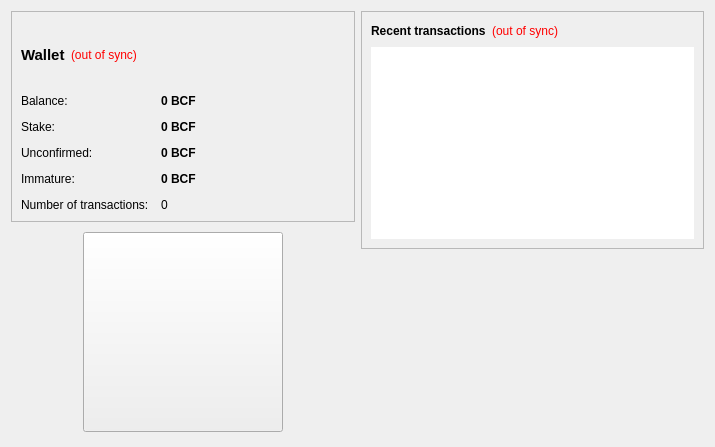
<?xml version="1.0" encoding="UTF-8"?>
<ui version="4.0">
 <class>OverviewPage</class>
 <widget class="QWidget" name="OverviewPage">
  <property name="geometry">
   <rect>
    <x>0</x>
    <y>0</y>
    <width>715</width>
    <height>447</height>
   </rect>
  </property>
  <property name="font">
   <font>
    <family>Ubuntu</family>
   </font>
  </property>
  <property name="windowTitle">
   <string>Form</string>
  </property>
  <layout class="QHBoxLayout" name="horizontalLayout" stretch="1,1">
   <item>
    <layout class="QVBoxLayout" name="verticalLayout_2">
     <item>
      <widget class="QFrame" name="frame">
       <property name="minimumSize">
        <size>
         <width>0</width>
         <height>211</height>
        </size>
       </property>
       <property name="maximumSize">
        <size>
         <width>16777215</width>
         <height>211</height>
        </size>
       </property>
       <property name="frameShape">
        <enum>QFrame::StyledPanel</enum>
       </property>
       <property name="frameShadow">
        <enum>QFrame::Raised</enum>
       </property>
       <layout class="QVBoxLayout" name="verticalLayout_4">
        <item>
         <layout class="QHBoxLayout" name="horizontalLayout_4">
          <property name="sizeConstraint">
           <enum>QLayout::SetFixedSize</enum>
          </property>
          <item>
           <widget class="QLabel" name="label_5">
            <property name="font">
             <font>
              <pointsize>11</pointsize>
              <weight>75</weight>
              <bold>true</bold>
             </font>
            </property>
            <property name="text">
             <string>Wallet</string>
            </property>
           </widget>
          </item>
          <item>
           <widget class="QLabel" name="labelWalletStatus">
            <property name="toolTip">
             <string>The displayed information may be out of date. Your wallet automatically synchronizes with the Bitcoin Fast network after a connection is established, but this process has not completed yet.</string>
            </property>
            <property name="styleSheet">
             <string notr="true">QLabel { color: red; }</string>
            </property>
            <property name="text">
             <string notr="true">(out of sync)</string>
            </property>
            <property name="alignment">
             <set>Qt::AlignLeading|Qt::AlignLeft|Qt::AlignVCenter</set>
            </property>
           </widget>
          </item>
          <item>
           <spacer name="horizontalSpacer_2">
            <property name="orientation">
             <enum>Qt::Horizontal</enum>
            </property>
            <property name="sizeHint" stdset="0">
             <size>
              <width>40</width>
              <height>20</height>
             </size>
            </property>
           </spacer>
          </item>
         </layout>
        </item>
        <item>
         <layout class="QFormLayout" name="formLayout_2">
          <property name="sizeConstraint">
           <enum>QLayout::SetFixedSize</enum>
          </property>
          <property name="fieldGrowthPolicy">
           <enum>QFormLayout::AllNonFixedFieldsGrow</enum>
          </property>
          <property name="horizontalSpacing">
           <number>12</number>
          </property>
          <property name="verticalSpacing">
           <number>12</number>
          </property>
          <item row="0" column="0">
           <widget class="QLabel" name="label">
            <property name="text">
             <string>Balance:</string>
            </property>
           </widget>
          </item>
          <item row="0" column="1">
           <widget class="QLabel" name="labelBalance">
            <property name="font">
             <font>
              <weight>75</weight>
              <bold>true</bold>
             </font>
            </property>
            <property name="cursor">
             <cursorShape>IBeamCursor</cursorShape>
            </property>
            <property name="toolTip">
             <string>Your current balance</string>
            </property>
            <property name="text">
             <string notr="true">0 BCF</string>
            </property>
            <property name="textInteractionFlags">
             <set>Qt::LinksAccessibleByMouse|Qt::TextSelectableByKeyboard|Qt::TextSelectableByMouse</set>
            </property>
           </widget>
          </item>
          <item row="1" column="0">
           <widget class="QLabel" name="label_6">
            <property name="text">
             <string>Stake:</string>
            </property>
           </widget>
          </item>
          <item row="1" column="1">
           <widget class="QLabel" name="labelStake">
            <property name="font">
             <font>
              <weight>75</weight>
              <bold>true</bold>
             </font>
            </property>
            <property name="cursor">
             <cursorShape>IBeamCursor</cursorShape>
            </property>
            <property name="toolTip">
             <string>Total of coins that was staked, and do not yet count toward the current balance</string>
            </property>
            <property name="text">
             <string notr="true">0 BCF</string>
            </property>
            <property name="textInteractionFlags">
             <set>Qt::LinksAccessibleByMouse|Qt::TextSelectableByKeyboard|Qt::TextSelectableByMouse</set>
            </property>
           </widget>
          </item>
          <item row="2" column="0">
           <widget class="QLabel" name="label_3">
            <property name="text">
             <string>Unconfirmed:</string>
            </property>
           </widget>
          </item>
          <item row="2" column="1">
           <widget class="QLabel" name="labelUnconfirmed">
            <property name="font">
             <font>
              <weight>75</weight>
              <bold>true</bold>
             </font>
            </property>
            <property name="cursor">
             <cursorShape>IBeamCursor</cursorShape>
            </property>
            <property name="toolTip">
             <string>Total of transactions that have yet to be confirmed, and do not yet count toward the current balance</string>
            </property>
            <property name="text">
             <string notr="true">0 BCF</string>
            </property>
            <property name="textInteractionFlags">
             <set>Qt::LinksAccessibleByMouse|Qt::TextSelectableByKeyboard|Qt::TextSelectableByMouse</set>
            </property>
           </widget>
          </item>
          <item row="3" column="0">
           <widget class="QLabel" name="labelImmatureText">
            <property name="text">
             <string>Immature:</string>
            </property>
           </widget>
          </item>
          <item row="3" column="1">
           <widget class="QLabel" name="labelImmature">
            <property name="font">
             <font>
              <weight>75</weight>
              <bold>true</bold>
             </font>
            </property>
            <property name="toolTip">
             <string>Mined balance that has not yet matured</string>
            </property>
            <property name="text">
             <string notr="true">0 BCF</string>
            </property>
            <property name="textInteractionFlags">
             <set>Qt::LinksAccessibleByMouse|Qt::TextSelectableByKeyboard|Qt::TextSelectableByMouse</set>
            </property>
           </widget>
          </item>
          <item row="4" column="0">
           <widget class="QLabel" name="label_2">
            <property name="text">
             <string>Number of transactions:</string>
            </property>
           </widget>
          </item>
          <item row="4" column="1">
           <widget class="QLabel" name="labelNumTransactions">
            <property name="toolTip">
             <string>Total number of transactions in wallet</string>
            </property>
            <property name="text">
             <string notr="true">0</string>
            </property>
           </widget>
          </item>
         </layout>
        </item>
       </layout>
      </widget>
     </item>
     <item>
      <widget class="QWidget" name="LogoWidget" native="true">
       <layout class="QVBoxLayout" name="verticalLayout_6">
        <property name="spacing">
         <number>0</number>
        </property>
        <property name="margin">
         <number>0</number>
        </property>
        <item>
         <layout class="QHBoxLayout" name="horizontalLayout_3">
          <property name="spacing">
           <number>1</number>
          </property>
          <item>
           <spacer name="horizontalSpacer_3">
            <property name="orientation">
             <enum>Qt::Horizontal</enum>
            </property>
            <property name="sizeHint" stdset="0">
             <size>
              <width>40</width>
              <height>20</height>
             </size>
            </property>
           </spacer>
          </item>
          <item>
           <widget class="QPushButton" name="HomeButton">
            <property name="minimumSize">
             <size>
              <width>200</width>
              <height>200</height>
             </size>
            </property>
            <property name="maximumSize">
             <size>
              <width>200</width>
              <height>200</height>
             </size>
            </property>
            <property name="cursor">
             <cursorShape>PointingHandCursor</cursorShape>
            </property>
            <property name="toolTip">
             <string> Click to go to Bitcoin FastHome page. </string>
            </property>
            <property name="icon">
             <iconset resource="../bitcoin.qrc">
              <normaloff>:/images/backg</normaloff>
              <normalon>:/images/backg</normalon>:/images/backg</iconset>
            </property>
            <property name="iconSize">
             <size>
              <width>200</width>
              <height>200</height>
             </size>
            </property>
            <property name="flat">
             <bool>false</bool>
            </property>
           </widget>
          </item>
          <item>
           <spacer name="horizontalSpacer_4">
            <property name="orientation">
             <enum>Qt::Horizontal</enum>
            </property>
            <property name="sizeHint" stdset="0">
             <size>
              <width>40</width>
              <height>20</height>
             </size>
            </property>
           </spacer>
          </item>
         </layout>
        </item>
       </layout>
      </widget>
     </item>
    </layout>
   </item>
   <item>
    <layout class="QVBoxLayout" name="verticalLayout_3">
     <item>
      <widget class="QFrame" name="frame_2">
       <property name="frameShape">
        <enum>QFrame::StyledPanel</enum>
       </property>
       <property name="frameShadow">
        <enum>QFrame::Raised</enum>
       </property>
       <layout class="QVBoxLayout" name="verticalLayout">
        <item>
         <layout class="QHBoxLayout" name="horizontalLayout_2">
          <item>
           <widget class="QLabel" name="label_4">
            <property name="text">
             <string>&lt;b&gt;Recent transactions&lt;/b&gt;</string>
            </property>
           </widget>
          </item>
          <item>
           <widget class="QLabel" name="labelTransactionsStatus">
            <property name="toolTip">
             <string>The displayed information may be out of date. Your wallet automatically synchronizes with the LitecoinPlus network after a connection is established, but this process has not completed yet.</string>
            </property>
            <property name="styleSheet">
             <string notr="true">QLabel { color: red; }</string>
            </property>
            <property name="text">
             <string notr="true">(out of sync)</string>
            </property>
            <property name="alignment">
             <set>Qt::AlignRight|Qt::AlignTrailing|Qt::AlignVCenter</set>
            </property>
           </widget>
          </item>
          <item>
           <spacer name="horizontalSpacer">
            <property name="orientation">
             <enum>Qt::Horizontal</enum>
            </property>
            <property name="sizeHint" stdset="0">
             <size>
              <width>40</width>
              <height>20</height>
             </size>
            </property>
           </spacer>
          </item>
         </layout>
        </item>
        <item>
         <widget class="QListView" name="listTransactions">
          <property name="frameShape">
           <enum>QFrame::NoFrame</enum>
          </property>
          <property name="verticalScrollBarPolicy">
           <enum>Qt::ScrollBarAlwaysOff</enum>
          </property>
          <property name="horizontalScrollBarPolicy">
           <enum>Qt::ScrollBarAlwaysOff</enum>
          </property>
          <property name="selectionMode">
           <enum>QAbstractItemView::NoSelection</enum>
          </property>
         </widget>
        </item>
       </layout>
      </widget>
     </item>
     <item>
      <spacer name="verticalSpacer_2">
       <property name="orientation">
        <enum>Qt::Vertical</enum>
       </property>
       <property name="sizeHint" stdset="0">
        <size>
         <width>20</width>
         <height>40</height>
        </size>
       </property>
      </spacer>
     </item>
    </layout>
   </item>
  </layout>
 </widget>
 <resources>
  <include location="../bitcoin.qrc"/>
 </resources>
 <connections/>
</ui>
